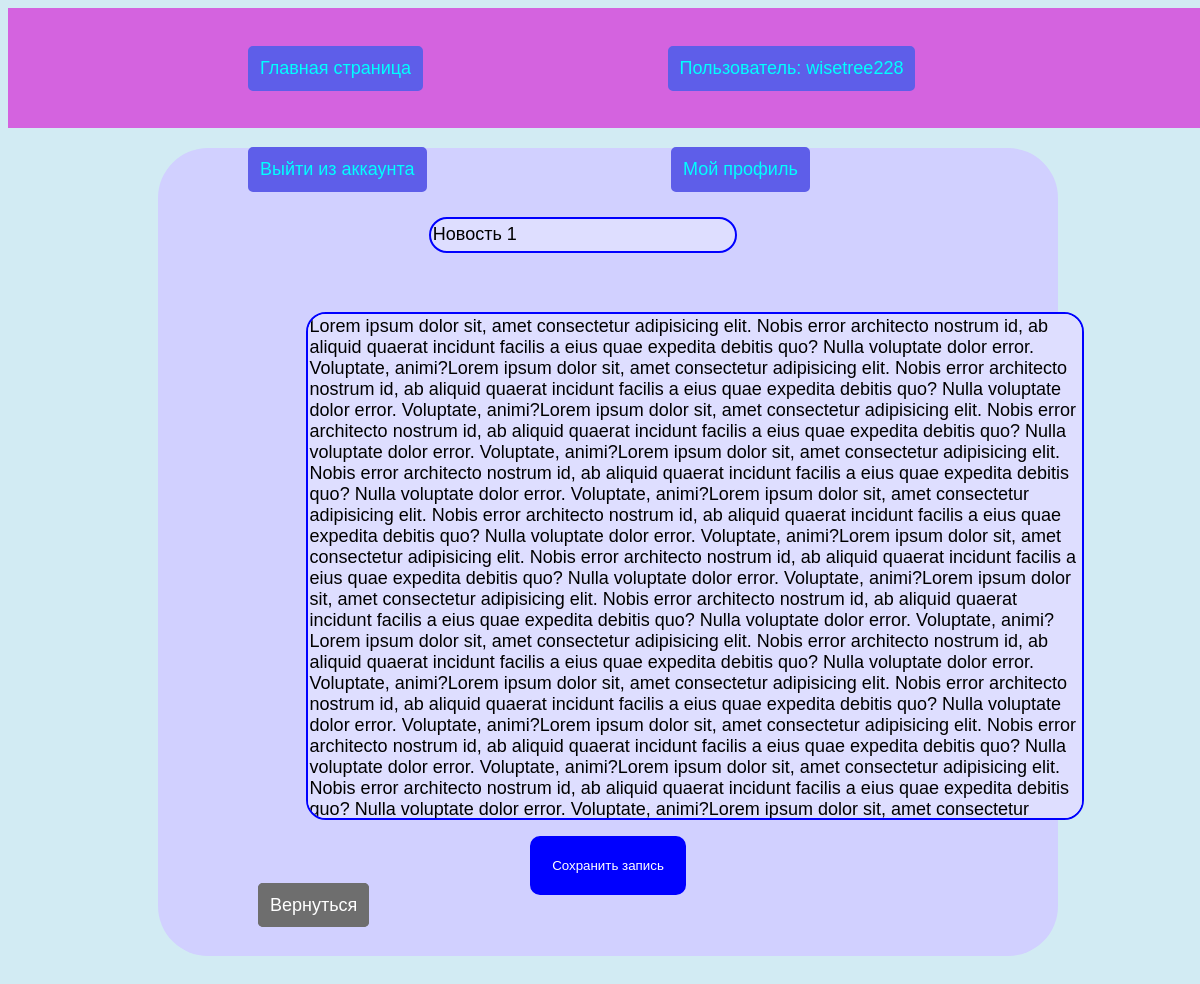
Page /update/3 (signed in) on the earlier database version.
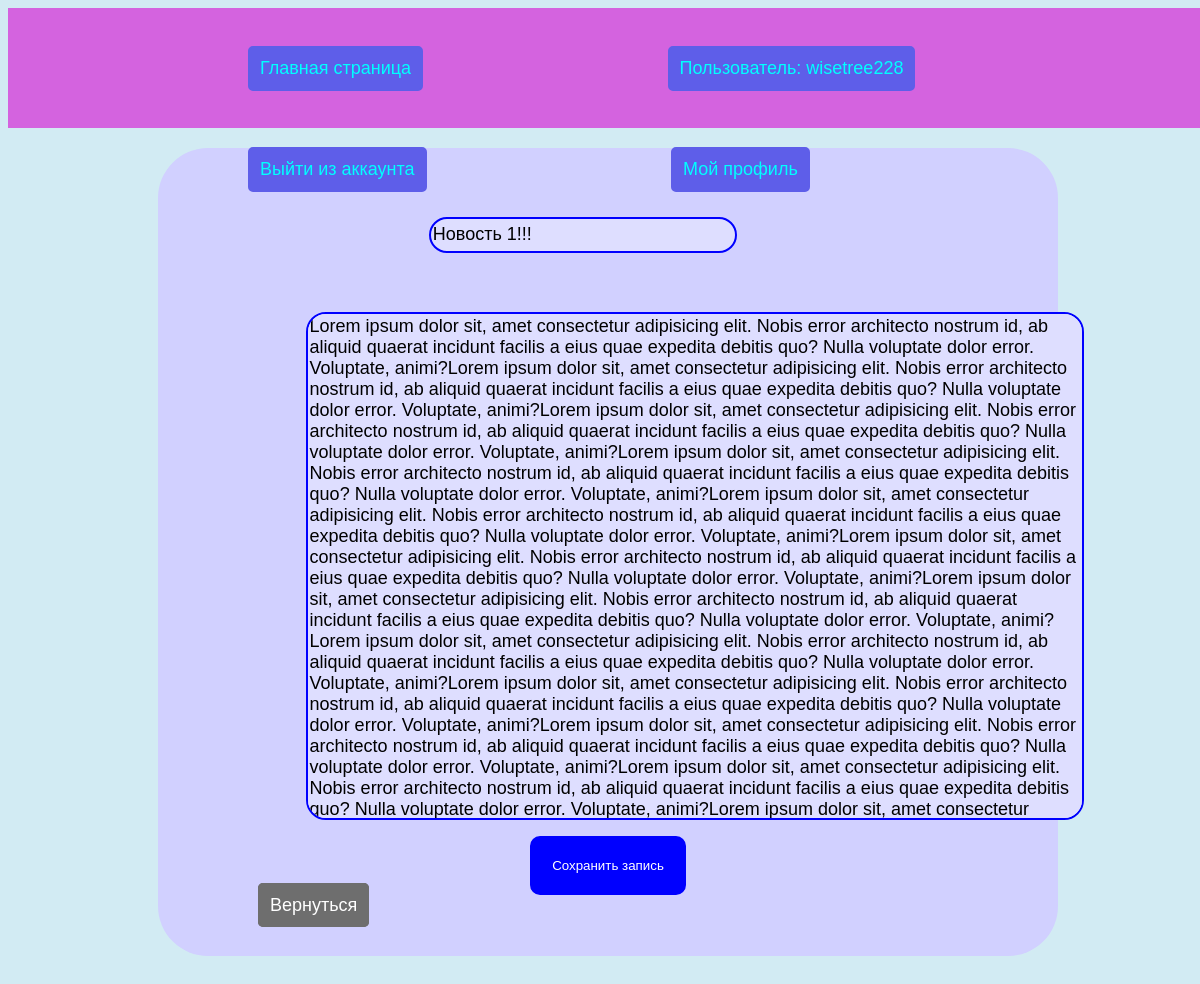
Same page on the later database version.
### tables this page shows
CREATE TABLE "article" (
	"id"	INTEGER NOT NULL UNIQUE,
	"name"	TEXT,
	"text"	TEXT,
	"author"	TEXT,
	PRIMARY KEY("id" AUTOINCREMENT)
);

### main.py (the view, shortened to what this page needs)
@app.route("/update/<int:id>", methods=['POST', 'GET'])  # обработчик редактирования статей
def update(id):
    if not check_id('article', f"id={id}"):  # если нет такой статьи, перенос на страницу ошибки 404
        return redirect('error')
    auth=selectOne('article', f"id={id}")[3]
    if not session['userLogged']:
        return redirect('/')
    elif session['userName']!=auth:   # нельзя редактировать чужую статью
        return redirect('/')
    else:
        db = connect('database.db')
        cur = db.cursor()
        cur.execute(f"SELECT * FROM article WHERE id={id};")
        db.commit()
        article = cur.fetchone()
        db.close()
    return render_template('update.html', article=article, session=session)

### main.py (called while the page is built)
def selectOne(table, cond):
    db = connect('database.db')
    cur = db.cursor()
    cur.execute(f"SELECT * FROM {table} WHERE {cond};")
    db.commit()
    list = cur.fetchone()
    db.close()
    return list

def check_id(table, cond):
    db = connect('database.db')
    cur = db.cursor()
    cur.execute(f"SELECT * FROM {table} WHERE {cond};")
    db.commit()
    list = cur.fetchall()
    db.close()
    if len(list)>=1:
        return True
    return False

### templates/update.html (shortened to what this page needs)
{% extends 'layout.html' %}
{% block content %}
<div class="menu">
    {% if not session.userLogged %}
    <a class="log" href="{{url_for('login')}}">Войти или зарегистрироваться</a>
    {% else %}
    <a href="{{url_for('index')}}" class="username logout">Главная страница</a>
    <p class="username">Пользователь: {{session.userName}}</p>
    <a href="{{url_for('logout')}}" class="username logout">Выйти из аккаунта</a>
    <a href="{{url_for('profile')}}" class="username logout">Мой профиль</a>
    {% endif %}
</div>
<div class="container">
    <form method="post" class="form" action="">
        <p><input type="text" name="header" class="inputform inputname" value="{{ article[1] }}"></p><br>
        <textarea class="inputform" name="text">{{ article[2] }}</textarea>
        <button type="submit" class="add addnew">Сохранить запись</button>
    </form>
    <a class="back" href="{{ url_for('index') }}">Вернуться</a>
</div>
{% endblock %}

Differences in the rows shown:
changed article "wisetree228": header "Новость 1" → "Новость 1!!!"
